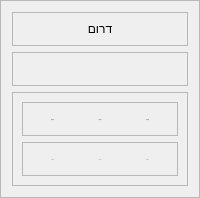
                    <widget class="QFrame" name="f_dig_so">
                     <property name="sizePolicy">
                      <sizepolicy hsizetype="Expanding" vsizetype="Expanding">
                       <horstretch>0</horstretch>
                       <verstretch>0</verstretch>
                      </sizepolicy>
                     </property>
                     <property name="styleSheet">
                      <string notr="true">QFrame#f_dig_so{

border-bottom-left-radius: 30px;
  border-bottom-right-radius: 30px;
}
</string>
                     </property>
                     <property name="frameShape">
                      <enum>QFrame::StyledPanel</enum>
                     </property>
                     <property name="frameShadow">
                      <enum>QFrame::Raised</enum>
                     </property>
                     <layout class="QVBoxLayout" name="verticalLayout_30">
                      <item>
                       <widget class="QFrame" name="f_dig_so_name">
                        <property name="frameShape">
                         <enum>QFrame::StyledPanel</enum>
                        </property>
                        <property name="frameShadow">
                         <enum>QFrame::Raised</enum>
                        </property>
                        <layout class="QVBoxLayout" name="verticalLayout_33">
                         <item>
                          <widget class="QLabel" name="dig_so_name">
                           <property name="text">
                            <string>דרום</string>
                           </property>
                           <property name="alignment">
                            <set>Qt::AlignCenter</set>
                           </property>
                          </widget>
                         </item>
                        </layout>
                       </widget>
                      </item>
                      <item>
                       <widget class="QFrame" name="f_dig_so_arrows">
                        <property name="frameShape">
                         <enum>QFrame::StyledPanel</enum>
                        </property>
                        <property name="frameShadow">
                         <enum>QFrame::Raised</enum>
                        </property>
                        <layout class="QHBoxLayout" name="horizontalLayout_40">
                         <item>
                          <widget class="QLabel" name="dig_so_arrows">
                           <property name="sizePolicy">
                            <sizepolicy hsizetype="Expanding" vsizetype="Expanding">
                             <horstretch>0</horstretch>
                             <verstretch>0</verstretch>
                            </sizepolicy>
                           </property>
                           <property name="text">
                            <string/>
                           </property>
                           <property name="scaledContents">
                            <bool>true</bool>
                           </property>
                           <property name="alignment">
                            <set>Qt::AlignCenter</set>
                           </property>
                          </widget>
                         </item>
                        </layout>
                       </widget>
                      </item>
                      <item>
                       <widget class="QFrame" name="f_dig_so_vol">
                        <property name="frameShape">
                         <enum>QFrame::StyledPanel</enum>
                        </property>
                        <property name="frameShadow">
                         <enum>QFrame::Raised</enum>
                        </property>
                        <layout class="QVBoxLayout" name="verticalLayout_29">
                         <item>
                          <widget class="QFrame" name="f_dig_so_vol_mor">
                           <property name="styleSheet">
                            <string notr="true">QLabel{
	font: 10pt &quot;Rubik&quot;;
	color: rgb(232, 166, 66);

}</string>
                           </property>
                           <property name="frameShape">
                            <enum>QFrame::StyledPanel</enum>
                           </property>
                           <property name="frameShadow">
                            <enum>QFrame::Raised</enum>
                           </property>
                           <layout class="QHBoxLayout" name="horizontalLayout_34">
                            <item>
                             <widget class="QLabel" name="dig_so_vol_mor_r">
                              <property name="text">
                               <string>-</string>
                              </property>
                              <property name="alignment">
                               <set>Qt::AlignCenter</set>
                              </property>
                             </widget>
                            </item>
                            <item>
                             <widget class="QLabel" name="dig_so_vol_mor_t">
                              <property name="text">
                               <string>-</string>
                              </property>
                              <property name="alignment">
                               <set>Qt::AlignCenter</set>
                              </property>
                             </widget>
                            </item>
                            <item>
                             <widget class="QLabel" name="dig_so_vol_mor_l">
                              <property name="text">
                               <string>-</string>
                              </property>
                              <property name="alignment">
                               <set>Qt::AlignCenter</set>
                              </property>
                             </widget>
                            </item>
                           </layout>
                          </widget>
                         </item>
                         <item>
                          <widget class="QFrame" name="f_dig_so_vol_eve">
                           <property name="styleSheet">
                            <string notr="true">QLabel{
	font: 10pt &quot;Rubik&quot;;
	color: rgb(183, 207, 232);

}</string>
                           </property>
                           <property name="frameShape">
                            <enum>QFrame::StyledPanel</enum>
                           </property>
                           <property name="frameShadow">
                            <enum>QFrame::Raised</enum>
                           </property>
                           <layout class="QHBoxLayout" name="horizontalLayout_33">
                            <item>
                             <widget class="QLabel" name="dig_so_vol_eve_r">
                              <property name="text">
                               <string>-</string>
                              </property>
                              <property name="alignment">
                               <set>Qt::AlignCenter</set>
                              </property>
                             </widget>
                            </item>
                            <item>
                             <widget class="QLabel" name="dig_so_vol_eve_t">
                              <property name="text">
                               <string>-</string>
                              </property>
                              <property name="alignment">
                               <set>Qt::AlignCenter</set>
                              </property>
                             </widget>
                            </item>
                            <item>
                             <widget class="QLabel" name="dig_so_vol_eve_l">
                              <property name="text">
                               <string>-</string>
                              </property>
                              <property name="alignment">
                               <set>Qt::AlignCenter</set>
                              </property>
                             </widget>
                            </item>
                           </layout>
                          </widget>
                         </item>
                        </layout>
                       </widget>
                      </item>
                     </layout>
                    </widget>
